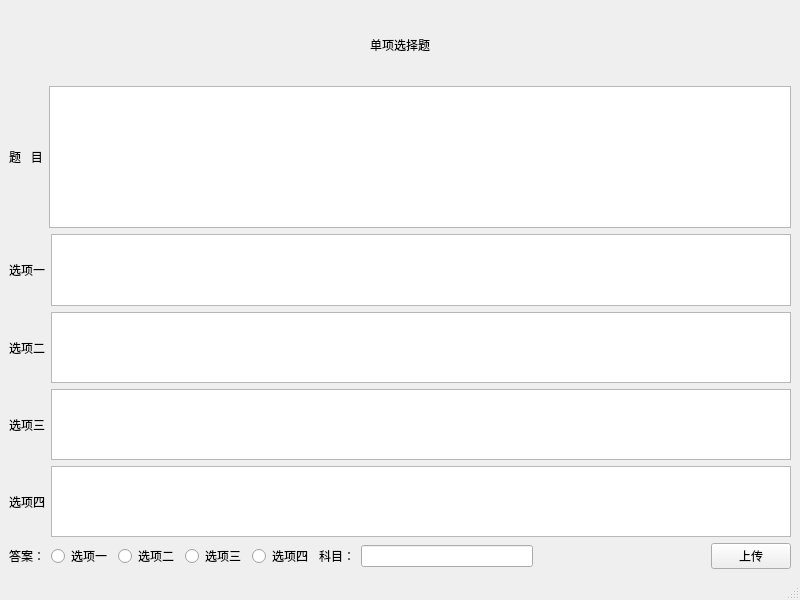
<?xml version="1.0" encoding="UTF-8"?>
<ui version="4.0">
 <class>ChangeSingleWindow</class>
 <widget class="QMainWindow" name="ChangeSingleWindow">
  <property name="geometry">
   <rect>
    <x>0</x>
    <y>0</y>
    <width>800</width>
    <height>600</height>
   </rect>
  </property>
  <property name="windowTitle">
   <string>修改题目</string>
  </property>
  <widget class="QWidget" name="centralwidget">
   <layout class="QGridLayout" name="gridLayout">
    <item row="0" column="0">
     <layout class="QVBoxLayout" name="verticalLayout" stretch="1,2,1,1,1,1,1">
      <item>
       <widget class="QLabel" name="label_7">
        <property name="text">
         <string>单项选择题</string>
        </property>
        <property name="alignment">
         <set>Qt::AlignmentFlag::AlignCenter</set>
        </property>
       </widget>
      </item>
      <item>
       <layout class="QHBoxLayout" name="horizontalLayout_7">
        <item>
         <widget class="QLabel" name="label">
          <property name="text">
           <string>题   目</string>
          </property>
          <property name="alignment">
           <set>Qt::AlignmentFlag::AlignCenter</set>
          </property>
         </widget>
        </item>
        <item>
         <widget class="QTextEdit" name="question_textEdit"/>
        </item>
       </layout>
      </item>
      <item>
       <layout class="QHBoxLayout" name="horizontalLayout">
        <item>
         <widget class="QLabel" name="label_2">
          <property name="text">
           <string>选项一</string>
          </property>
         </widget>
        </item>
        <item>
         <widget class="QTextEdit" name="option1_textEdit"/>
        </item>
       </layout>
      </item>
      <item>
       <layout class="QHBoxLayout" name="horizontalLayout_2">
        <item>
         <widget class="QLabel" name="label_3">
          <property name="text">
           <string>选项二</string>
          </property>
         </widget>
        </item>
        <item>
         <widget class="QTextEdit" name="option2_textEdit_2"/>
        </item>
       </layout>
      </item>
      <item>
       <layout class="QHBoxLayout" name="horizontalLayout_3">
        <item>
         <widget class="QLabel" name="label_4">
          <property name="text">
           <string>选项三</string>
          </property>
         </widget>
        </item>
        <item>
         <widget class="QTextEdit" name="option3_textEdit_3"/>
        </item>
       </layout>
      </item>
      <item>
       <layout class="QHBoxLayout" name="horizontalLayout_4">
        <item>
         <widget class="QLabel" name="label_5">
          <property name="text">
           <string>选项四</string>
          </property>
         </widget>
        </item>
        <item>
         <widget class="QTextEdit" name="option4_textEdit_4"/>
        </item>
       </layout>
      </item>
      <item>
       <layout class="QHBoxLayout" name="horizontalLayout_6">
        <item>
         <layout class="QHBoxLayout" name="horizontalLayout_5">
          <item>
           <widget class="QLabel" name="label_6">
            <property name="text">
             <string>答案：</string>
            </property>
           </widget>
          </item>
          <item>
           <widget class="QRadioButton" name="option1_radioButton">
            <property name="text">
             <string>选项一</string>
            </property>
           </widget>
          </item>
          <item>
           <widget class="QRadioButton" name="option2_radioButton_2">
            <property name="text">
             <string>选项二</string>
            </property>
           </widget>
          </item>
          <item>
           <widget class="QRadioButton" name="option3_radioButton_3">
            <property name="text">
             <string>选项三</string>
            </property>
           </widget>
          </item>
          <item>
           <widget class="QRadioButton" name="option4_radioButton_4">
            <property name="text">
             <string>选项四</string>
            </property>
           </widget>
          </item>
         </layout>
        </item>
        <item>
         <widget class="QLabel" name="label_8">
          <property name="text">
           <string>科目：</string>
          </property>
         </widget>
        </item>
        <item>
         <widget class="QLineEdit" name="subject_lineEdit"/>
        </item>
        <item>
         <spacer name="horizontalSpacer">
          <property name="orientation">
           <enum>Qt::Orientation::Horizontal</enum>
          </property>
          <property name="sizeHint" stdset="0">
           <size>
            <width>40</width>
            <height>20</height>
           </size>
          </property>
         </spacer>
        </item>
        <item>
         <widget class="QPushButton" name="upload_pushButton">
          <property name="text">
           <string>上传</string>
          </property>
         </widget>
        </item>
       </layout>
      </item>
     </layout>
    </item>
   </layout>
  </widget>
  <widget class="QMenuBar" name="menubar">
   <property name="geometry">
    <rect>
     <x>0</x>
     <y>0</y>
     <width>800</width>
     <height>28</height>
    </rect>
   </property>
  </widget>
  <widget class="QStatusBar" name="statusbar"/>
 </widget>
 <resources/>
 <connections/>
</ui>
